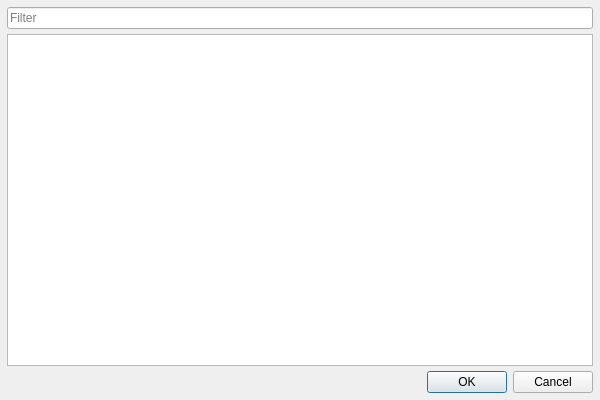
<?xml version="1.0" encoding="UTF-8"?>
<ui version="4.0">
 <class>SearchCreatorDialog</class>
 <widget class="QDialog" name="SearchCreatorDialog">
  <property name="geometry">
   <rect>
    <x>0</x>
    <y>0</y>
    <width>600</width>
    <height>400</height>
   </rect>
  </property>
  <property name="windowTitle">
   <string>Add Creator</string>
  </property>
  <layout class="QVBoxLayout" name="verticalLayout">
   <property name="spacing">
    <number>5</number>
   </property>
   <property name="leftMargin">
    <number>7</number>
   </property>
   <property name="topMargin">
    <number>7</number>
   </property>
   <property name="rightMargin">
    <number>7</number>
   </property>
   <property name="bottomMargin">
    <number>7</number>
   </property>
   <item>
    <widget class="QLineEdit" name="filterLineEdit">
     <property name="placeholderText">
      <string>Filter</string>
     </property>
    </widget>
   </item>
   <item>
    <widget class="QListWidget" name="listWidget">
     <property name="editTriggers">
      <set>QAbstractItemView::NoEditTriggers</set>
     </property>
     <property name="alternatingRowColors">
      <bool>true</bool>
     </property>
    </widget>
   </item>
   <item>
    <widget class="QDialogButtonBox" name="buttonBox">
     <property name="orientation">
      <enum>Qt::Horizontal</enum>
     </property>
     <property name="standardButtons">
      <set>QDialogButtonBox::Cancel|QDialogButtonBox::Ok</set>
     </property>
    </widget>
   </item>
  </layout>
 </widget>
 <resources/>
 <connections>
  <connection>
   <sender>buttonBox</sender>
   <signal>rejected()</signal>
   <receiver>SearchCreatorDialog</receiver>
   <slot>reject()</slot>
   <hints>
    <hint type="sourcelabel">
     <x>316</x>
     <y>260</y>
    </hint>
    <hint type="destinationlabel">
     <x>286</x>
     <y>274</y>
    </hint>
   </hints>
  </connection>
  <connection>
   <sender>buttonBox</sender>
   <signal>accepted()</signal>
   <receiver>SearchCreatorDialog</receiver>
   <slot>accept()</slot>
   <hints>
    <hint type="sourcelabel">
     <x>248</x>
     <y>254</y>
    </hint>
    <hint type="destinationlabel">
     <x>157</x>
     <y>274</y>
    </hint>
   </hints>
  </connection>
  <connection>
   <sender>listWidget</sender>
   <signal>itemDoubleClicked(QListWidgetItem*)</signal>
   <receiver>SearchCreatorDialog</receiver>
   <slot>accept()</slot>
   <hints>
    <hint type="sourcelabel">
     <x>299</x>
     <y>199</y>
    </hint>
    <hint type="destinationlabel">
     <x>299</x>
     <y>199</y>
    </hint>
   </hints>
  </connection>
 </connections>
</ui>
